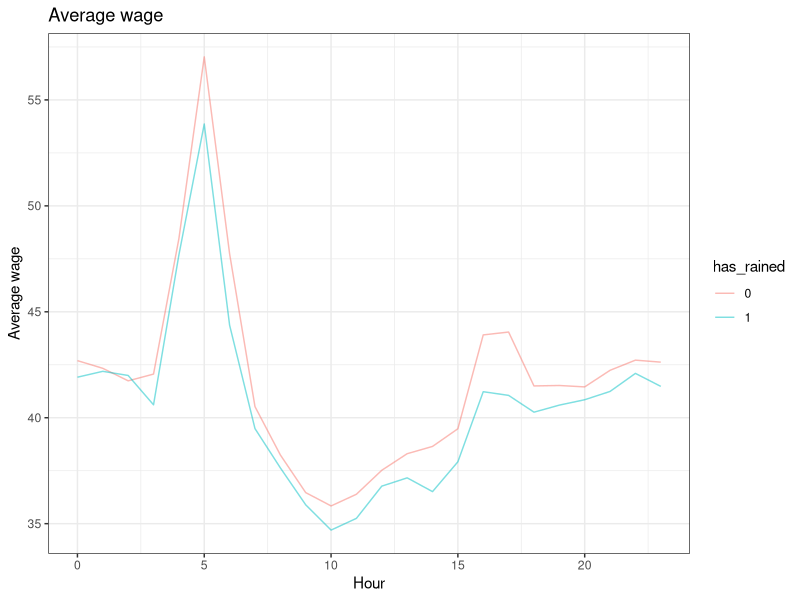
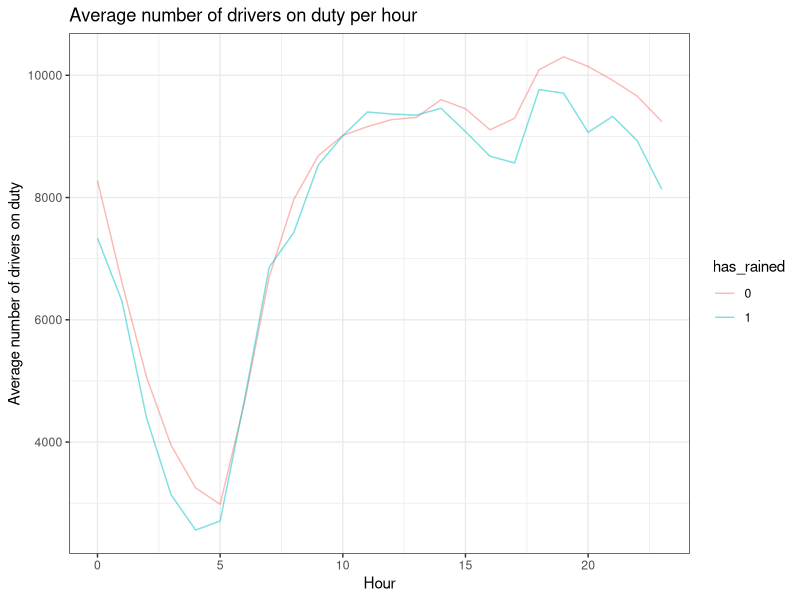
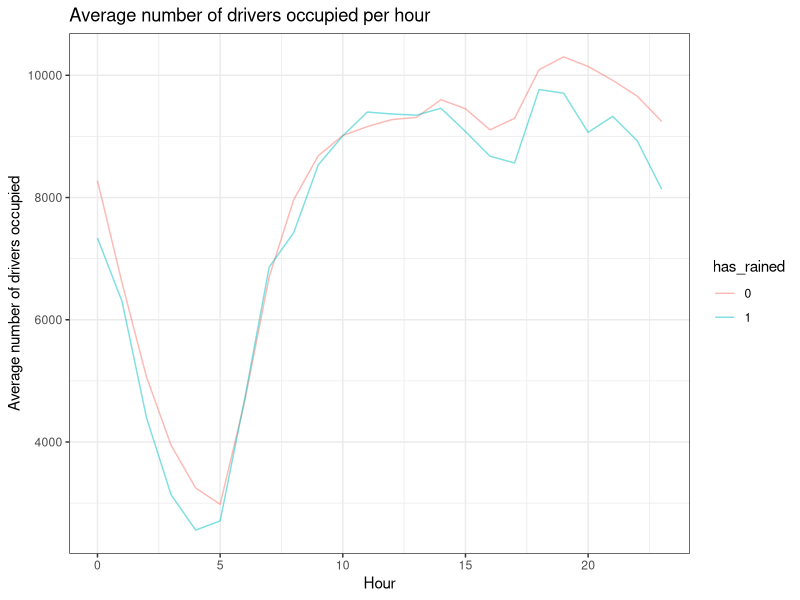
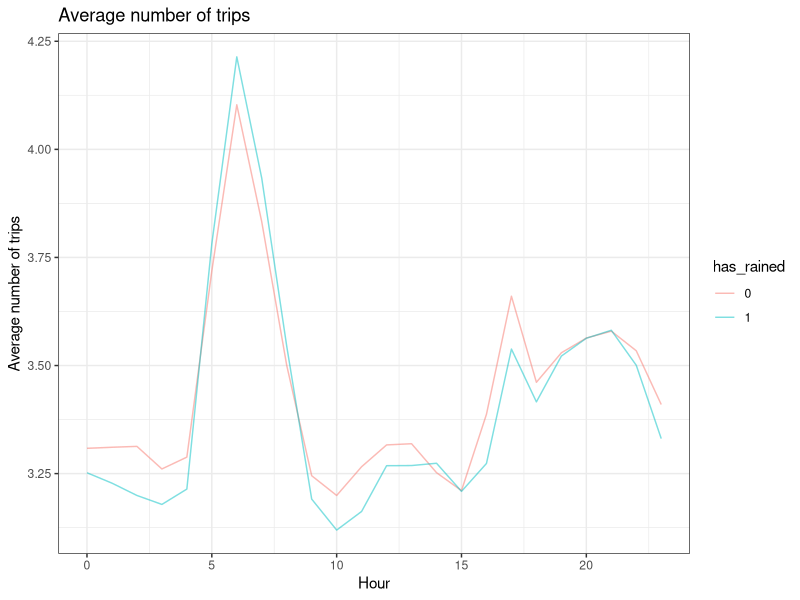
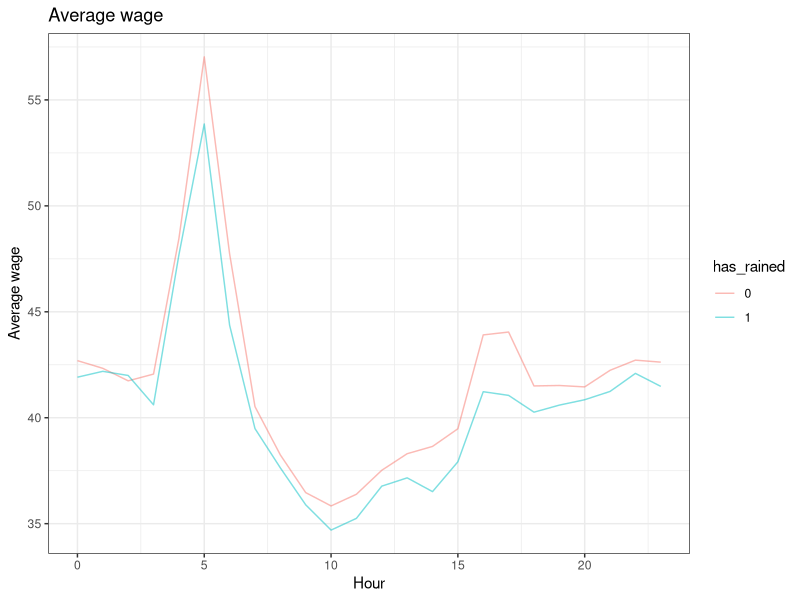
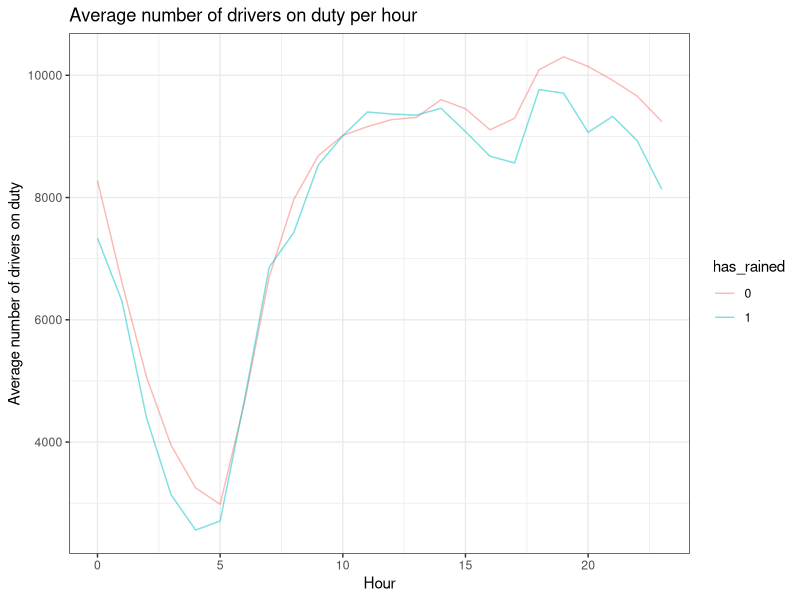
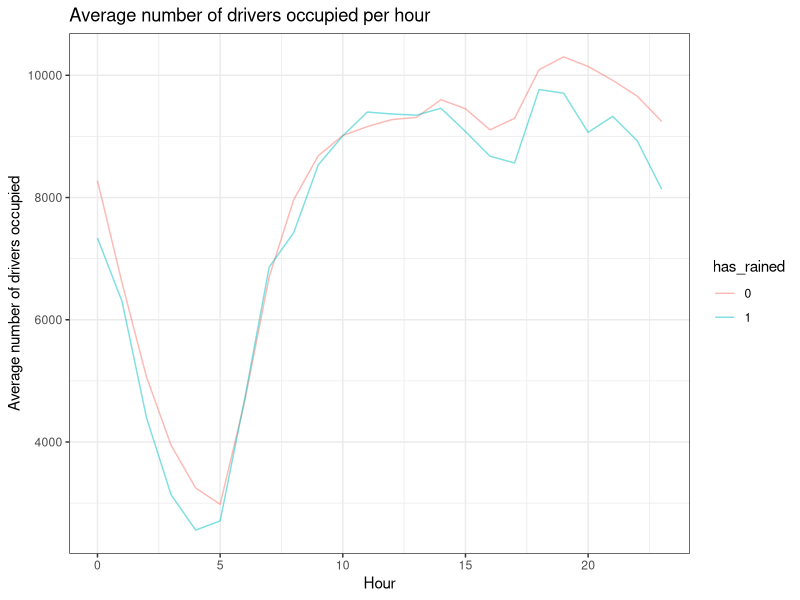
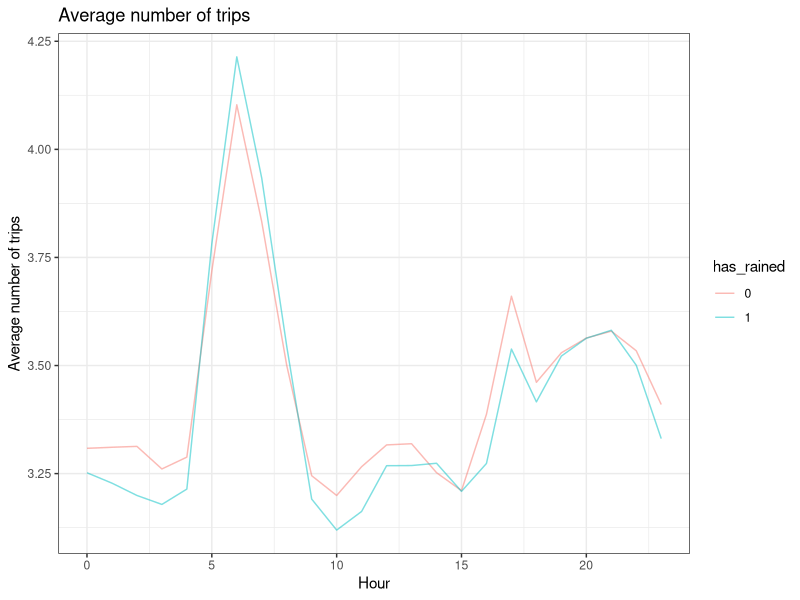

Write R code to recreate these figures, in order.
library(reshape2)
library(ggplot2)
library(dplyr)

setwd("/Users/cyprien/Desktop/Stanford/MS&E231/hw2")

# Work environment and data loading
data <- read.table("resultR.tsv",sep='\t',fill = TRUE,header=TRUE)
data <- filter(data, earnings>0)

#here we set a threshold value for the rain/no rain states
data$has_rained <- ifelse(is.na(data$precip) | data$precip<8, 0, 1)
data$has_rained <- factor(data$has_rained)

#group by rain/no rain and hour of the day
data_grouped <- group_by(data, has_rained, hour)

x<-summarise(data_grouped,
          total_earnings=sum(earnings), 
          total_drivers_onduty=sum(drivers_onduty),
          total_drivers_occupied=sum(drivers_occupied),
          total_t_onduty=sum(t_onduty),
          average_wage=total_earnings/total_t_onduty,
          average_precip=mean(precip),
          average_drivers_onduty=mean(drivers_onduty),
          average_drivers_occupied=mean(drivers_occupied),
          average_pass=sum(n_pass)/total_t_onduty,
          average_mile=sum(n_mile)/total_t_onduty,
          average_trip=sum(n_trip)/total_t_onduty)

theme_set(theme_bw())

p1 <- ggplot(x, aes(x=hour,y=average_wage, group = has_rained, colour = has_rained)) + 
  geom_path(alpha = 0.5) + ggtitle("Average wage")+ labs(x = "Hour") + labs(y = "Average wage")
ggsave(plot=p1, file='wage.png', width=20, height=8)

p1

p2 <- ggplot(x, aes(x=hour,y=average_drivers_onduty, group = has_rained, colour = has_rained)) + 
  geom_path(alpha = 0.5) + ggtitle("Average number of drivers on duty per hour")+ labs(x = "Hour") + labs(y = "Average number of drivers on duty")
ggsave(plot=p2, file='drivers-onduty.png', width=20, height=8)

p2

p3 <- ggplot(x, aes(x=hour,y=average_drivers_occupied, group = has_rained, colour = has_rained)) + 
  geom_path(alpha = 0.5) + ggtitle("Average number of drivers occupied per hour")+ labs(x = "Hour") + labs(y = "Average number of drivers occupied")
ggsave(plot=p3, file='drivers-occupied.png', width=20, height=8)

p3

p6 <- ggplot(x, aes(x=hour,y=average_trip, group = has_rained, colour = has_rained)) + 
  geom_path(alpha = 0.5) + ggtitle("Average number of trips")+ labs(x = "Hour") + labs(y = "Average number of trips")
ggsave(plot=p6, file='trip.png', width=20, height=8)

p6

#group by rain/no rain
data_grouped_rain <- group_by(data, has_rained)

y <- summarise(data_grouped_rain,
               total_earnings=sum(earnings),
               total_t_onduty=sum(t_onduty),
               total_t_occupied=sum(t_occupied),
               total_drivers_onduty=sum(drivers_onduty),
               drivers_onduty_h=sum(drivers_onduty)/n(),
               total_drivers_occupied=sum(drivers_occupied),
               average_wage=total_earnings/total_t_onduty,
               average_mile=sum(n_mile)/total_t_onduty,
               average_trip=sum(n_trip)/total_t_onduty,
               ratio=total_t_occupied/total_t_onduty,
               average_t_onduty=mean(drivers_onduty))